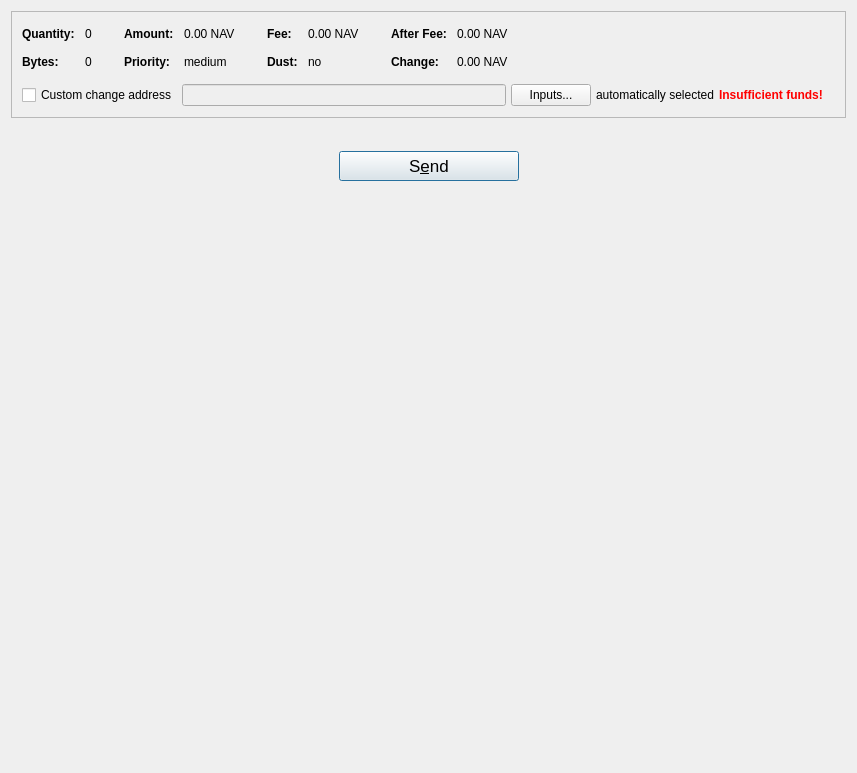
<?xml version="1.0" encoding="UTF-8"?>
<ui version="4.0">
 <class>SendCoinsDialog</class>
 <widget class="QDialog" name="SendCoinsDialog">
  <property name="geometry">
   <rect>
    <x>0</x>
    <y>0</y>
    <width>857</width>
    <height>773</height>
   </rect>
  </property>
  <property name="windowTitle">
   <string>Send Coins</string>
  </property>
  <layout class="QVBoxLayout" name="verticalLayout" stretch="0,0,0,0">
   <property name="bottomMargin">
    <number>8</number>
   </property>
   <item>
    <widget class="QFrame" name="frameCoinControl">
     <property name="frameShape">
      <enum>QFrame::StyledPanel</enum>
     </property>
     <property name="frameShadow">
      <enum>QFrame::Sunken</enum>
     </property>
     <layout class="QVBoxLayout" name="verticalLayoutCoinControl2">
      <property name="spacing">
       <number>0</number>
      </property>
      <property name="leftMargin">
       <number>0</number>
      </property>
      <property name="topMargin">
       <number>0</number>
      </property>
      <property name="rightMargin">
       <number>0</number>
      </property>
      <property name="bottomMargin">
       <number>6</number>
      </property>
      <item>
       <layout class="QVBoxLayout" name="verticalLayoutCoinControl" stretch="0,0,0">
        <property name="spacing">
         <number>0</number>
        </property>
        <property name="leftMargin">
         <number>0</number>
        </property>
        <property name="topMargin">
         <number>0</number>
        </property>
        <property name="rightMargin">
         <number>0</number>
        </property>
        <property name="bottomMargin">
         <number>0</number>
        </property>
        <item>
         <layout class="QHBoxLayout" name="horizontalLayoutCoinControl2" stretch="0">
          <property name="spacing">
           <number>8</number>
          </property>
          <property name="bottomMargin">
           <number>10</number>
          </property>
          <item>
           <spacer name="horizontalSpacerCoinControl">
            <property name="orientation">
             <enum>Qt::Horizontal</enum>
            </property>
            <property name="sizeHint" stdset="0">
             <size>
              <width>40</width>
              <height>1</height>
             </size>
            </property>
           </spacer>
          </item>
         </layout>
        </item>
        <item>
         <widget class="QWidget" name="widgetCoinControl" native="true">
          <layout class="QHBoxLayout" name="horizontalLayoutCoinControl5">
           <property name="leftMargin">
            <number>0</number>
           </property>
           <property name="topMargin">
            <number>0</number>
           </property>
           <property name="rightMargin">
            <number>0</number>
           </property>
           <property name="bottomMargin">
            <number>0</number>
           </property>
           <item>
            <layout class="QHBoxLayout" name="horizontalLayoutCoinControl3" stretch="0,0,0,1">
             <property name="spacing">
              <number>20</number>
             </property>
             <property name="topMargin">
              <number>0</number>
             </property>
             <property name="bottomMargin">
              <number>10</number>
             </property>
             <item>
              <layout class="QFormLayout" name="formLayoutCoinControl1">
               <property name="horizontalSpacing">
                <number>10</number>
               </property>
               <property name="verticalSpacing">
                <number>14</number>
               </property>
               <property name="leftMargin">
                <number>10</number>
               </property>
               <property name="topMargin">
                <number>4</number>
               </property>
               <property name="rightMargin">
                <number>6</number>
               </property>
               <item row="0" column="0">
                <widget class="QLabel" name="labelCoinControlQuantityText">
                 <property name="font">
                  <font>
                   <weight>75</weight>
                   <bold>true</bold>
                  </font>
                 </property>
                 <property name="text">
                  <string>Quantity:</string>
                 </property>
                 <property name="margin">
                  <number>0</number>
                 </property>
                </widget>
               </item>
               <item row="0" column="1">
                <widget class="QLabel" name="labelCoinControlQuantity">
                 <property name="cursor">
                  <cursorShape>IBeamCursor</cursorShape>
                 </property>
                 <property name="contextMenuPolicy">
                  <enum>Qt::ActionsContextMenu</enum>
                 </property>
                 <property name="text">
                  <string notr="true">0</string>
                 </property>
                 <property name="margin">
                  <number>0</number>
                 </property>
                 <property name="textInteractionFlags">
                  <set>Qt::LinksAccessibleByMouse|Qt::TextSelectableByKeyboard|Qt::TextSelectableByMouse</set>
                 </property>
                </widget>
               </item>
               <item row="1" column="0">
                <widget class="QLabel" name="labelCoinControlBytesText">
                 <property name="font">
                  <font>
                   <weight>75</weight>
                   <bold>true</bold>
                  </font>
                 </property>
                 <property name="text">
                  <string>Bytes:</string>
                 </property>
                </widget>
               </item>
               <item row="1" column="1">
                <widget class="QLabel" name="labelCoinControlBytes">
                 <property name="cursor">
                  <cursorShape>IBeamCursor</cursorShape>
                 </property>
                 <property name="contextMenuPolicy">
                  <enum>Qt::ActionsContextMenu</enum>
                 </property>
                 <property name="text">
                  <string notr="true">0</string>
                 </property>
                 <property name="textInteractionFlags">
                  <set>Qt::LinksAccessibleByMouse|Qt::TextSelectableByKeyboard|Qt::TextSelectableByMouse</set>
                 </property>
                </widget>
               </item>
              </layout>
             </item>
             <item>
              <layout class="QFormLayout" name="formLayoutCoinControl2">
               <property name="horizontalSpacing">
                <number>10</number>
               </property>
               <property name="verticalSpacing">
                <number>14</number>
               </property>
               <property name="leftMargin">
                <number>6</number>
               </property>
               <property name="topMargin">
                <number>4</number>
               </property>
               <property name="rightMargin">
                <number>6</number>
               </property>
               <item row="0" column="0">
                <widget class="QLabel" name="labelCoinControlAmountText">
                 <property name="font">
                  <font>
                   <weight>75</weight>
                   <bold>true</bold>
                  </font>
                 </property>
                 <property name="text">
                  <string>Amount:</string>
                 </property>
                 <property name="margin">
                  <number>0</number>
                 </property>
                </widget>
               </item>
               <item row="0" column="1">
                <widget class="QLabel" name="labelCoinControlAmount">
                 <property name="cursor">
                  <cursorShape>IBeamCursor</cursorShape>
                 </property>
                 <property name="contextMenuPolicy">
                  <enum>Qt::ActionsContextMenu</enum>
                 </property>
                 <property name="text">
                  <string notr="true">0.00 NAV</string>
                 </property>
                 <property name="textInteractionFlags">
                  <set>Qt::LinksAccessibleByMouse|Qt::TextSelectableByKeyboard|Qt::TextSelectableByMouse</set>
                 </property>
                </widget>
               </item>
               <item row="1" column="0">
                <widget class="QLabel" name="labelCoinControlPriorityText">
                 <property name="font">
                  <font>
                   <weight>75</weight>
                   <bold>true</bold>
                  </font>
                 </property>
                 <property name="text">
                  <string>Priority:</string>
                 </property>
                </widget>
               </item>
               <item row="1" column="1">
                <widget class="QLabel" name="labelCoinControlPriority">
                 <property name="cursor">
                  <cursorShape>IBeamCursor</cursorShape>
                 </property>
                 <property name="contextMenuPolicy">
                  <enum>Qt::ActionsContextMenu</enum>
                 </property>
                 <property name="text">
                  <string notr="true">medium</string>
                 </property>
                 <property name="textInteractionFlags">
                  <set>Qt::LinksAccessibleByMouse|Qt::TextSelectableByKeyboard|Qt::TextSelectableByMouse</set>
                 </property>
                </widget>
               </item>
              </layout>
             </item>
             <item>
              <layout class="QFormLayout" name="formLayoutCoinControl3">
               <property name="horizontalSpacing">
                <number>10</number>
               </property>
               <property name="verticalSpacing">
                <number>14</number>
               </property>
               <property name="leftMargin">
                <number>6</number>
               </property>
               <property name="topMargin">
                <number>4</number>
               </property>
               <property name="rightMargin">
                <number>6</number>
               </property>
               <item row="0" column="0">
                <widget class="QLabel" name="labelCoinControlFeeText">
                 <property name="font">
                  <font>
                   <weight>75</weight>
                   <bold>true</bold>
                  </font>
                 </property>
                 <property name="text">
                  <string>Fee:</string>
                 </property>
                 <property name="margin">
                  <number>0</number>
                 </property>
                </widget>
               </item>
               <item row="0" column="1">
                <widget class="QLabel" name="labelCoinControlFee">
                 <property name="cursor">
                  <cursorShape>IBeamCursor</cursorShape>
                 </property>
                 <property name="contextMenuPolicy">
                  <enum>Qt::ActionsContextMenu</enum>
                 </property>
                 <property name="text">
                  <string notr="true">0.00 NAV</string>
                 </property>
                 <property name="textInteractionFlags">
                  <set>Qt::LinksAccessibleByMouse|Qt::TextSelectableByKeyboard|Qt::TextSelectableByMouse</set>
                 </property>
                </widget>
               </item>
               <item row="1" column="0">
                <widget class="QLabel" name="labelCoinControlLowOutputText">
                 <property name="font">
                  <font>
                   <weight>75</weight>
                   <bold>true</bold>
                  </font>
                 </property>
                 <property name="text">
                  <string>Dust:</string>
                 </property>
                </widget>
               </item>
               <item row="1" column="1">
                <widget class="QLabel" name="labelCoinControlLowOutput">
                 <property name="cursor">
                  <cursorShape>IBeamCursor</cursorShape>
                 </property>
                 <property name="contextMenuPolicy">
                  <enum>Qt::ActionsContextMenu</enum>
                 </property>
                 <property name="text">
                  <string notr="true">no</string>
                 </property>
                 <property name="textInteractionFlags">
                  <set>Qt::LinksAccessibleByMouse|Qt::TextSelectableByKeyboard|Qt::TextSelectableByMouse</set>
                 </property>
                </widget>
               </item>
              </layout>
             </item>
             <item>
              <layout class="QFormLayout" name="formLayoutCoinControl4">
               <property name="horizontalSpacing">
                <number>10</number>
               </property>
               <property name="verticalSpacing">
                <number>14</number>
               </property>
               <property name="leftMargin">
                <number>6</number>
               </property>
               <property name="topMargin">
                <number>4</number>
               </property>
               <property name="rightMargin">
                <number>6</number>
               </property>
               <item row="0" column="0">
                <widget class="QLabel" name="labelCoinControlAfterFeeText">
                 <property name="font">
                  <font>
                   <weight>75</weight>
                   <bold>true</bold>
                  </font>
                 </property>
                 <property name="text">
                  <string>After Fee:</string>
                 </property>
                 <property name="margin">
                  <number>0</number>
                 </property>
                </widget>
               </item>
               <item row="0" column="1">
                <widget class="QLabel" name="labelCoinControlAfterFee">
                 <property name="cursor">
                  <cursorShape>IBeamCursor</cursorShape>
                 </property>
                 <property name="contextMenuPolicy">
                  <enum>Qt::ActionsContextMenu</enum>
                 </property>
                 <property name="text">
                  <string notr="true">0.00 NAV</string>
                 </property>
                 <property name="textInteractionFlags">
                  <set>Qt::LinksAccessibleByMouse|Qt::TextSelectableByKeyboard|Qt::TextSelectableByMouse</set>
                 </property>
                </widget>
               </item>
               <item row="1" column="0">
                <widget class="QLabel" name="labelCoinControlChangeText">
                 <property name="font">
                  <font>
                   <weight>75</weight>
                   <bold>true</bold>
                  </font>
                 </property>
                 <property name="text">
                  <string>Change:</string>
                 </property>
                </widget>
               </item>
               <item row="1" column="1">
                <widget class="QLabel" name="labelCoinControlChange">
                 <property name="cursor">
                  <cursorShape>IBeamCursor</cursorShape>
                 </property>
                 <property name="contextMenuPolicy">
                  <enum>Qt::ActionsContextMenu</enum>
                 </property>
                 <property name="text">
                  <string notr="true">0.00 NAV</string>
                 </property>
                 <property name="textInteractionFlags">
                  <set>Qt::LinksAccessibleByMouse|Qt::TextSelectableByKeyboard|Qt::TextSelectableByMouse</set>
                 </property>
                </widget>
               </item>
              </layout>
             </item>
            </layout>
           </item>
          </layout>
         </widget>
        </item>
        <item>
         <layout class="QHBoxLayout" name="horizontalLayoutCoinControl4" stretch="0,0,0,0,0,0">
          <property name="spacing">
           <number>5</number>
          </property>
          <property name="topMargin">
           <number>5</number>
          </property>
          <property name="rightMargin">
           <number>10</number>
          </property>
          <property name="bottomMargin">
           <number>5</number>
          </property>
          <property name="leftMargin">
           <number>10</number>
          </property>
          <item>
           <widget class="QCheckBox" name="checkBoxCoinControlChange">
            <property name="toolTip">
             <string>If this is activated, but the change address is empty or invalid, change will be sent to a newly generated address.</string>
            </property>
            <property name="text">
             <string>Custom change address</string>
            </property>
           </widget>
          </item>
          <item>
           <widget class="QValidatedLineEdit" name="lineEditCoinControlChange">
            <property name="enabled">
             <bool>false</bool>
            </property>
           </widget>
          </item>
          <item>
           <widget class="QPushButton" name="pushButtonCoinControl">
            <property name="styleSheet">
             <string notr="true"/>
            </property>
            <property name="text">
             <string>Inputs...</string>
            </property>
            <property name="autoDefault">
             <bool>false</bool>
            </property>
           </widget>
          </item>
          <item>
           <widget class="QLabel" name="labelCoinControlAutomaticallySelected">
            <property name="text">
             <string>automatically selected</string>
            </property>
            <property name="margin">
             <number>5</number>
            </property>
           </widget>
          </item>
          <item>
           <widget class="QLabel" name="labelCoinControlInsuffFunds">
            <property name="font">
             <font>
              <weight>75</weight>
              <bold>true</bold>
             </font>
            </property>
            <property name="styleSheet">
             <string notr="true">color:red;font-weight:bold;</string>
            </property>
            <property name="text">
             <string>Insufficient funds!</string>
            </property>
            <property name="margin">
             <number>5</number>
            </property>
           </widget>
          </item>
          <item>
           <widget class="QLabel" name="labelCoinControlChangeLabel">
            <property name="minimumSize">
             <size>
              <width>0</width>
              <height>0</height>
             </size>
            </property>
            <property name="text">
             <string/>
            </property>
            <property name="margin">
             <number>3</number>
            </property>
           </widget>
          </item>
         </layout>
        </item>
       </layout>
      </item>
     </layout>
    </widget>
   </item>
   <item>
    <spacer name="verticalSpacer">
     <property name="orientation">
      <enum>Qt::Vertical</enum>
     </property>
     <property name="sizeType">
      <enum>QSizePolicy::Expanding</enum>
     </property>
    </spacer>
   </item>
   <item>
    <layout class="QVBoxLayout" name="verticalLayout_6">
     <item>
      <layout class="QHBoxLayout" name="horizontalLayout_10">
       <item>
        <spacer name="horizontalSpacer_12">
         <property name="orientation">
          <enum>Qt::Horizontal</enum>
         </property>
         <property name="sizeType">
          <enum>QSizePolicy::Maximum</enum>
         </property>
         <property name="sizeHint" stdset="0">
          <size>
           <width>60</width>
           <height>20</height>
          </size>
         </property>
        </spacer>
       </item>
       <item>
        <layout class="QVBoxLayout" name="entries">
         <property name="spacing">
          <number>6</number>
         </property>
        </layout>
       </item>
       <item>
        <spacer name="horizontalSpacer_13">
         <property name="orientation">
          <enum>Qt::Horizontal</enum>
         </property>
         <property name="sizeType">
          <enum>QSizePolicy::Maximum</enum>
         </property>
         <property name="sizeHint" stdset="0">
          <size>
           <width>60</width>
           <height>20</height>
          </size>
         </property>
        </spacer>
       </item>
      </layout>
     </item>
     <item>
      <layout class="QHBoxLayout" name="horizontalLayout_4">
       <item>
        <spacer name="horizontalSpacer_7">
         <property name="orientation">
          <enum>Qt::Horizontal</enum>
         </property>
         <property name="sizeHint" stdset="0">
          <size>
           <width>40</width>
           <height>20</height>
          </size>
         </property>
        </spacer>
       </item>
       <item>
        <widget class="QPushButton" name="sendButton">
         <property name="minimumSize">
          <size>
           <width>180</width>
           <height>30</height>
          </size>
         </property>
         <property name="font">
          <font>
           <pointsize>13</pointsize>
          </font>
         </property>
         <property name="toolTip">
          <string>Confirm the send action</string>
         </property>
         <property name="text">
          <string>S&amp;end</string>
         </property>
         <property name="icon">
          <iconset resource="../navcoin.qrc">
           <normaloff>:/icons/send</normaloff>:/icons/send</iconset>
         </property>
         <property name="autoDefault">
          <bool>false</bool>
         </property>
         <property name="default">
          <bool>true</bool>
         </property>
        </widget>
       </item>
       <item>
        <spacer name="horizontalSpacer_10">
         <property name="orientation">
          <enum>Qt::Horizontal</enum>
         </property>
         <property name="sizeHint" stdset="0">
          <size>
           <width>40</width>
           <height>20</height>
          </size>
         </property>
        </spacer>
       </item>
      </layout>
     </item>
     <item>
      <layout class="QHBoxLayout" name="horizontalLayout_8">
       <item>
        <spacer name="horizontalSpacer_8">
         <property name="orientation">
          <enum>Qt::Horizontal</enum>
         </property>
         <property name="sizeHint" stdset="0">
          <size>
           <width>40</width>
           <height>20</height>
          </size>
         </property>
        </spacer>
       </item>
       <item>
        <spacer name="horizontalSpacer_9">
         <property name="orientation">
          <enum>Qt::Horizontal</enum>
         </property>
         <property name="sizeHint" stdset="0">
          <size>
           <width>40</width>
           <height>20</height>
          </size>
         </property>
        </spacer>
       </item>
      </layout>
     </item>
     <item>
      <layout class="QHBoxLayout" name="horizontalLayout_3">
       <item>
        <spacer name="horizontalSpacer_15">
         <property name="orientation">
          <enum>Qt::Horizontal</enum>
         </property>
         <property name="sizeHint" stdset="0">
          <size>
           <width>40</width>
           <height>20</height>
          </size>
         </property>
        </spacer>
       </item>
       <item>
        <spacer name="horizontalSpacer_14">
         <property name="orientation">
          <enum>Qt::Horizontal</enum>
         </property>
         <property name="sizeHint" stdset="0">
          <size>
           <width>40</width>
           <height>20</height>
          </size>
         </property>
        </spacer>
       </item>
      </layout>
     </item>
     <item>
      <spacer name="verticalSpacer_8">
       <property name="orientation">
        <enum>Qt::Vertical</enum>
       </property>
       <property name="sizeType">
        <enum>QSizePolicy::MinimumExpanding</enum>
       </property>
       <property name="sizeHint" stdset="0">
        <size>
         <width>20</width>
         <height>10</height>
        </size>
       </property>
      </spacer>
     </item>
     <item>
      <layout class="QHBoxLayout" name="horizontalLayout"/>
     </item>
    </layout>
   </item>
   <item>
    <spacer name="verticalSpacer">
     <property name="orientation">
      <enum>Qt::Vertical</enum>
     </property>
     <property name="sizeType">
      <enum>QSizePolicy::Expanding</enum>
     </property>
    </spacer>
   </item>
  </layout>
 </widget>
 <customwidgets>
  <customwidget>
   <class>QValidatedLineEdit</class>
   <extends>QLineEdit</extends>
   <header>qvalidatedlineedit.h</header>
  </customwidget>
  <customwidget>
   <class>NavCoinAmountField</class>
   <extends>QLineEdit</extends>
   <header>navcoinamountfield.h</header>
   <container>1</container>
  </customwidget>
 </customwidgets>
 <resources>
  <include location="../navcoin.qrc"/>
 </resources>
 <connections/>
</ui>
